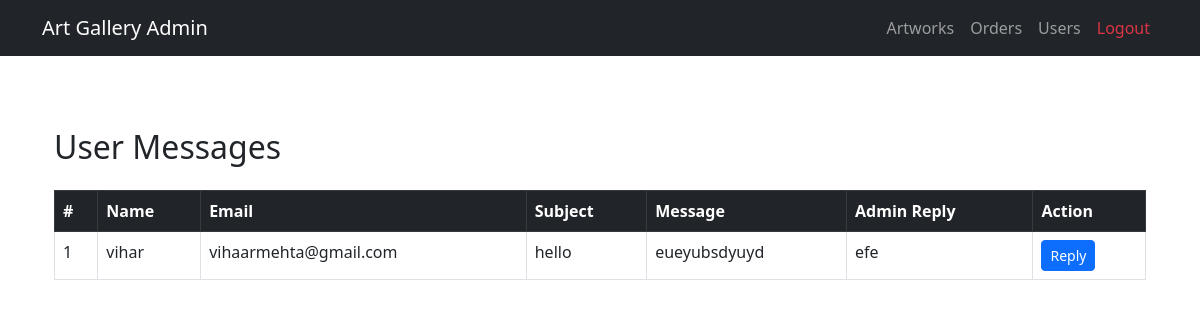
The page /admin/manage_messages.php (signed in) on the database its author committed.
### tables this page shows
CREATE TABLE IF NOT EXISTS `contact_messages` (
  `id` int NOT NULL AUTO_INCREMENT,
  `name` varchar(255) NOT NULL,
  `email` varchar(255) NOT NULL,
  `subject` varchar(255) NOT NULL,
  `message` text NOT NULL,
  `admin_reply` text,
  `created_at` timestamp NULL DEFAULT CURRENT_TIMESTAMP,
  PRIMARY KEY (`id`)
);

### admin/manage_messages.php (the view, shortened to what this page needs)
<?php
include 'header.php';
include '../db/db.php';
$messages = $conn->query("SELECT * FROM contact_messages ORDER BY created_at DESC");
?>
<div class="container py-5">
  <h2 class="mb-4">User Messages</h2>
  <div class="table-responsive">
    <table class="table table-bordered table-hover">
      <thead class="table-dark">
        <tr>
          <th>#</th>
          <th>Name</th>
          <th>Email</th>
          <th>Subject</th>
          <th>Message</th>
          <th>Admin Reply</th>
          <th>Action</th>
        </tr>
      </thead>
      <tbody>
        <?php $i=1; while($msg = $messages->fetch_assoc()): ?>
        <tr>
          <td><?php echo $i++; ?></td>
          <td><?php echo htmlspecialchars($msg['name']); ?></td>
          <td><?php echo htmlspecialchars($msg['email']); ?></td>
          <td><?php echo htmlspecialchars($msg['subject']); ?></td>
          <td><?php echo nl2br(htmlspecialchars($msg['message'])); ?></td>
          <td><?php echo nl2br(htmlspecialchars($msg['admin_reply'] ?? '')); ?></td>
          <td>
            <button class="btn btn-sm btn-primary" data-bs-toggle="modal" data-bs-target="#replyModal<?php echo $msg['id']; ?>">Reply</button>
          </td>
        </tr>
        <?php endwhile; ?>
      </tbody>
    </table>
  </div>
</div>
<?php include 'footer.php'; ?>

### rows shown on the page
contact_messages: name "vihar", email "vihaarmehta@gmail.com", subject "hello", message "eueyubsdyuyd", admin_reply "efe"
